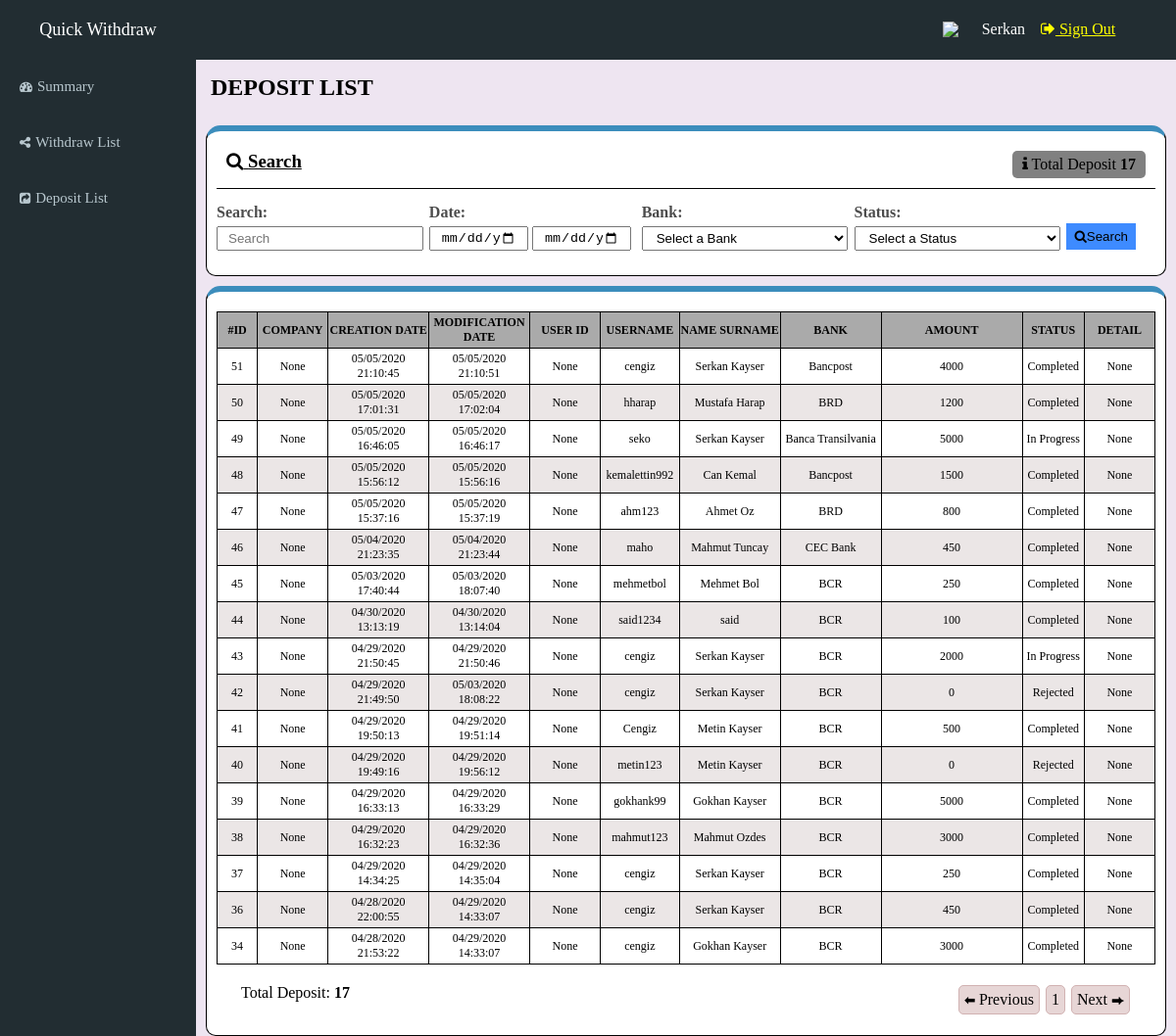
The page /dp_list/ (signed in) on the database as committed earlier.
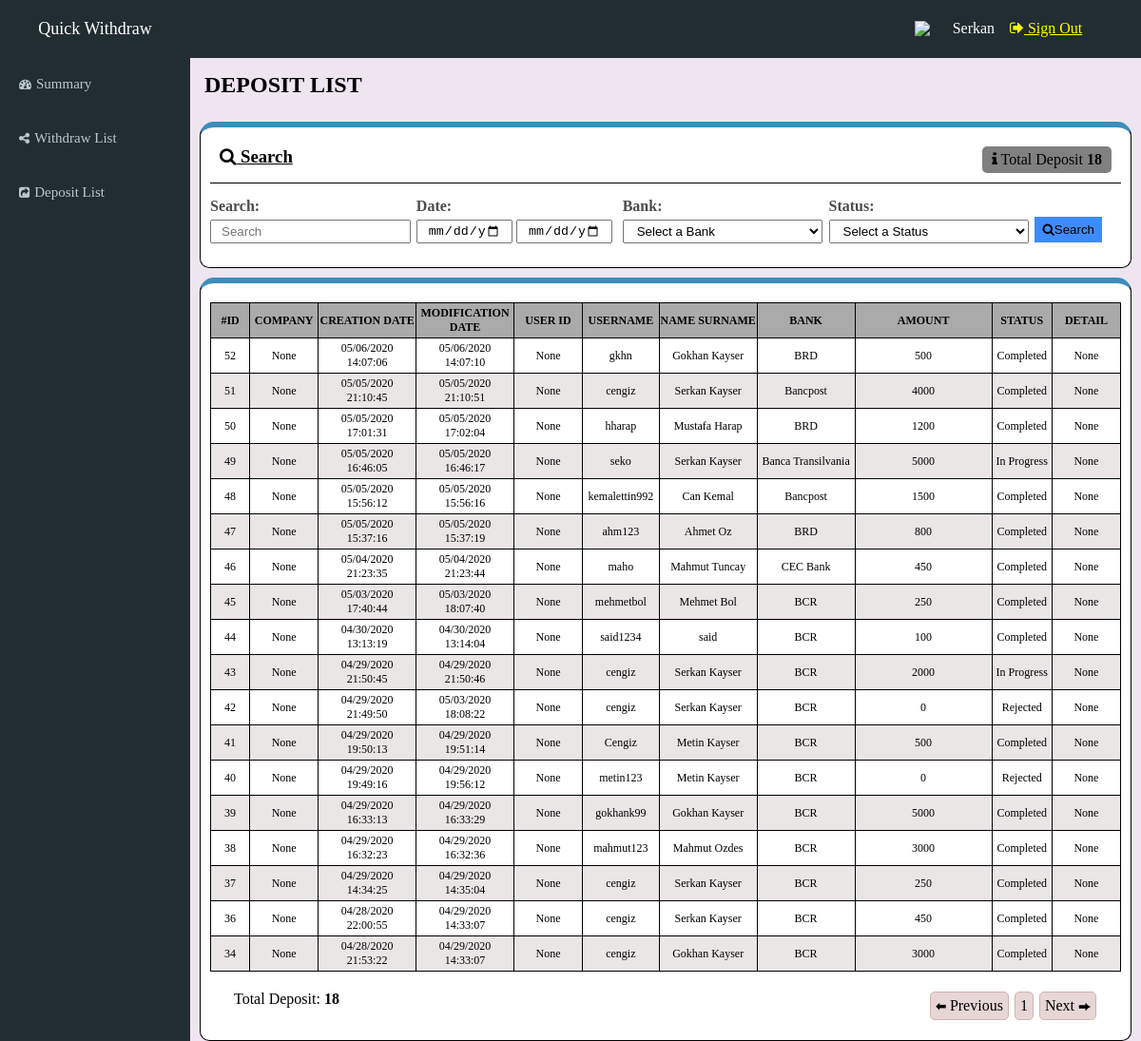
The same page on the database as committed later.
### first_app/models.py (models this page shows, shortened)
class Deposit_Form(models.Model):
    id = models.AutoField(unique=True, primary_key=True)
    name = models.CharField(max_length=264)
    username = models.CharField(max_length=264)
    all_bank_name = (
        ('Banca Transilvania', 'Banca Transilvania'),
        ('Bancpost', 'Bancpost'),
        ('BCR', 'BCR'),
        ('BRD', 'BRD'),
        ('CEC Bank', 'CEC Bank'),
        ('Credit Europe Bank', 'Credit Europe Bank'),
        ('First Bank', 'First Bank'),
        ('Garanti', 'Garanti'),
        ('ING', 'ING'),
        ('UniCredit Bank', 'UniCredit Bank'),
        ('Raiffeisen Bank', 'Raiffeisen Bank'),
    )
    bank_name = models.CharField(max_length=50, default='' ,choices=all_bank_name)
    amount = models.IntegerField(default=0)
    all_status = (
        ('Pending', 'Pending'),
        ('In Progress', 'In Progress'),
        ('Completed', 'Completed'),
        ('Rejected', 'Rejected'),
    )
    status = models.CharField(max_length=15, default='In Progress', choices=all_status)
    created_date = models.DateTimeField(default=now, editable=False)
    modified_date = models.DateTimeField(auto_now=True)

### first_app/views.py (the view)
# urls.py: path('dp_list/', views.dp_list_pg, name='dp_list'),
@login_required
def dp_list_pg(request):
    deposit_list = Deposit_Form.objects.order_by('-id')
    counter = 0
    for dep in deposit_list:
        counter += 1
    my_context = {
        'Deposit_Form': deposit_list,
        'Sum': counter,
    }
    return render(request, 'first_app/dp_list_pg.html', context=my_context)

### templates/first_app/dp_list_pg.html (shortened to what this page needs)
{% extends 'first_app/base.html' %}
{% block content %}
<section class="content">
    <h2>DEPOSIT LIST</h2>
    <div class="divSearch">
        <div class="divSearch1-1">
            <h3 class="search_bar"><i class="fa fa-search"></i> Search</h3>
            <p><i class="fa fa-info"></i> Total Deposit
              <span class="total">
                {{ Sum }}
              </span></p>
        </div>
        <form class="divSearch1-2" action="{% url 'search_dp' %}" method="get">
            <div class="search1">
                <label for="">Search:</label>
                <input type="text" placeholder="Search" name="s1">
            </div>
            <div class="search2">
                <label for="">Date:</label>
                    <div class="searchDate">
                    <input type="date" name="s2-1">
                    <input type="date" name="s2-2">
                </div>
            </div>
            <div class="search3">
                <label for="">Bank:</label>
                <select name="s3" id="">
                    <option value="">Select a Bank</option>
                </select>
            </div>
            <div class="search4">
                <label for="">Status:</label>
                <select name="s4" id="">
                    <option value="">Select a Status</option>
                </select>
            </div>
            <div class="search5">
                <button class="searchButton"><i class="fa fa-search"></i>Search</button>
            </div>
        </form>
    </div>
    <div class="withdrawList">
        {% if Deposit_Form %}
          <table>
              <tr>
                  <th>#ID</th>
                  <th>COMPANY</th>
                  <th>CREATION DATE</th>
                  <th>MODIFICATION DATE</th>
                  <th>USER ID</th>
                  <th>USERNAME</th>
                  <th>NAME SURNAME</th>
                  <th>BANK</th>
                  <th>AMOUNT</th>
                  <th>STATUS</th>
                  <th>DETAIL</th>
              </tr>
              <tr>
                {% for dep in Deposit_Form %}
                <td>{{ dep.id }} </td>
                <td>{{ None }} </td>
                <td>{{ dep.created_date|date:"SHORT_DATE_FORMAT" }} {{ dep.created_date|time:"H:i:s" }} </td>
                <td>{{ dep.modified_date|date:"SHORT_DATE_FORMAT" }} {{ dep.modified_date|time:"H:i:s" }} </td>
                <td>{{ None }} </td>
                <td>{{ dep.username }} </td>
                <td>{{ dep.name }}</td>
                <td>{{ dep.bank_name }}</td>
                <td>{{ dep.amount }}</td>
                <td>{{ dep.status }}</td>
                <td>{{ None }} </td>
              </tr>
                {% endfor %}
          </table>
        {% else %}
            <p>You dont have any data</p>
        {% endif %}
        <div class="withdrawEnd">
            <p>Total Deposit:
              <span class="total">
                {{ Sum }}
               </span></p>
            <div class="pageNumbers">
                <ul>
                    <li><span class="arrow">⬅</span> Previous</li>
                    <li>1</li>
                    <li>Next <span class="arrow">⮕</span></li>
                </ul>
            </div>
        </div>
    </div>
</section>
{% endblock %}

Rows that differ between the two databases and show on the page:
added Deposit_Form: id "52", None "None", created_date "05/06/2020", created_date "14:07:06", modified_date "05/06/2020", modified_date "14:07:10", username "gkhn", name "Gokhan Kayser", bank_name "BRD", amount "500", status "Completed"
Other text that changed with them:
{{ Sum }}: "17" → "18"
